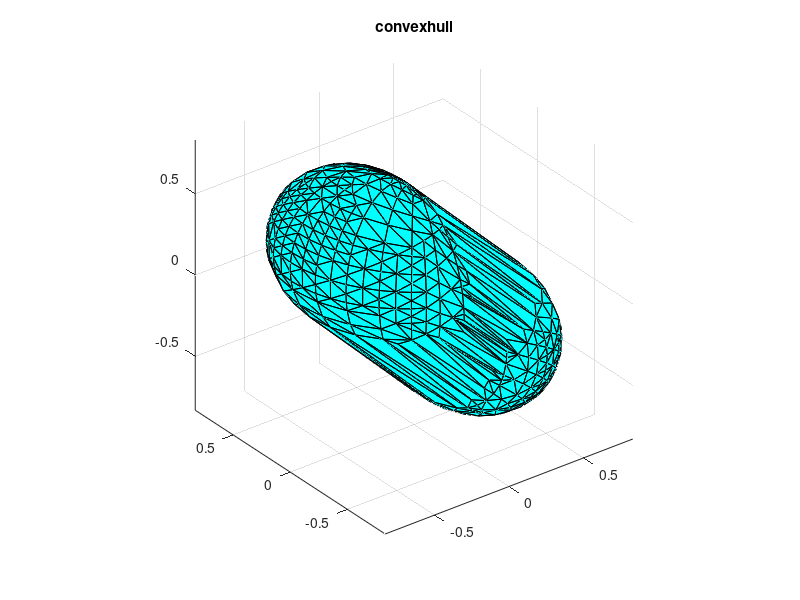

This figure's MATLAB source: (Note: this script raises an error after producing the figure.)
% @Author: Huang Roger
% @Date:   2022-06-15 15:26:47
% @Last Modified by:   WU Zihan
% @Last Modified time: 2022-06-15 19:04:14
clear
close all
addpath(genpath(pwd))

%%
% file = gunzip('datasets\Sample07_088_segCell.nii.gz');%change
% V = niftiread('datasets\data\Sample04_004_segCell.nii');
% index = unique(V);
% 
% %3 1608 2796 3931 5543 6591
% % for i=2:length(index)
%     V1=V;
% %     V1(find(V~=index(i)))=0;
%     V1(find(V~=3))=0;
%     [X,Y,Z]=voxel2XYZ(V1);
% %     V2 = imresize3(V1, 1.5);
% %     B=edge3(V1);
%     [hh,TT,X1,Y1,Z1,CC,AA] = voxelSurf(V1,false);
%     figure
%     pcshow([X(:),Y(:),Z(:)]);
%     k = boundary(X(:),Y(:),Z(:));
%     figure
%     trisurf(k,X(:),Y(:),Z(:),'Facecolor','red','FaceAlpha',0.1)
% %     figure
% %     g=volshow(V1);
% % end

%%
%导入三维点，开始计算凸包，计算距离
load('Jun15cell.mat')
X=points(:,1);
Y=points(:,2);
Z=points(:,3);
[k1,av1] = convhull(X,Y,Z);
figure
trisurf(k1,X,Y,Z,'FaceColor','cyan')
axis equal
title('convexhull')


% 求解Convex Hull平面的方程 Ax + By + Cz = 1
solve=[];
for i=1:size(k1,1)
    A=[X(k1(i,1)) Y(k1(i,1)) Z(k1(i,1))
    X(k1(i,2)) Y(k1(i,2)) Z(k1(i,2))
    X(k1(i,3)) Y(k1(i,3)) Z(k1(i,3))];
    B=[1;1;1];
    solve(i,1:3)=(A\B)';
end

% 寻找射影点
for i=1:length(X)
    for j=1:size(k1,1)
        temp(i,j)=abs(solve(j,1:3)*[X(i) Y(i) Z(i)]'-1)/norm(solve(j,1:3));
    end
    [dist(i),plane(i)]=min(temp(i,:));
    t(i)=(solve(plane(i),1:3)*[X(i) Y(i) Z(i)]'-1)/(norm(solve(plane(i),1:3))^2);
    proj(i,1:3)=[X(i) Y(i) Z(i)]-solve(plane(i),1:3)*t(i);
end

% convhullIdx=unique(k1);
% Cpoints=points(convhullIdx,:);

%k1叫不到原来points里的冗余点

%球 theta phi
center=sum(points)/size(points,1);
% for i=1:size(points,1)
%     r(i)=norm(points(i,:)-center);
%     theta(i)=real(asin(Z(i)/r(i)));
%     phi(i)=real(acos(X(i)/r(i)/cos(theta(i))));
% end


% 把投影点转化为球坐标
tep=proj-repmat(center,size(X,1),1);
[phi,theta,~] = cart2sph(tep(:,1),tep(:,2),tep(:,3));

figure
pcshow([theta,phi,dist'],"MarkerSize",40)
title('dist_theta_phi')
% figure
% surf(theta',phi',dist')

%三维点生成mesh
% tri=delaunay(theta,phi);
% figure
% trimesh(tri,theta,phi,dist);
% TO = triangulation(tri,theta,phi,dist');

%找谷
%周期性延拓
distM=[theta phi dist'];
% distMpro = repmat(distM,9,1);
distMpro=[];
for i=-1:1
    for j=-1:1
        tmp=distM;
        tmp=[tmp(:,1)+i*pi,tmp(:,2)+j*2*pi,tmp(:,3)];
        distMpro=[distMpro;tmp];
    end
end
% tri=delaunay(distMpro);
% trimesh(tri,distMpro);
% fx = gradient(dist)

% 延拓后的 mesh
tri=delaunay(distMpro(:,1),distMpro(:,2));
% trimesh(tri,distMpro(:,1),distMpro(:,2),distMpro(:,3));
[zx,zy] = trigradient(distMpro(:,1),distMpro(:,2),distMpro(:,3),tri); % 梯度
z = sqrt(zx.^2+zy.^2); % 标量梯度

figure;
pcshow(distMpro,z,"MarkerSize",100);
title('梯度温度')



z_center=z(size(X,1)*4+1:size(X,1)*5,:);% 原距离的标量梯度
% figure
% sorted=sort(z_center);
% plot(1:length(z_center),sorted);

% figure;
% pcshow(distM,z_center,"MarkerSize",100);
% title('distMpro')

figure;
scatter3(distM(:,1),distM(:,2),z_center);
title('scalar gradient')

% threshold = 0.05;
% I=find(z_center<threshold & z_center~=0);
% 
% figure;
% scatter3(distM(I,1),distM(I,2),distM(I,3));

threshold = 0.05;
I=find(z<threshold & z~=0); % index of 梯度小 -> 去掉未连接的点
J=find(distMpro(:,3)~=0); % index of 高度小 -> 凸包上的点
I=intersect(I,J);

% for i=1:length(I)
%     find(k1==I(i))
%     if I(i)
% end

figure;
scatter3(distMpro(I,1),distMpro(I,2),distMpro(I,3));
title('zero points height')
% find(tri=)
% hold on
% quiver3(distMpro(:,1),distMpro(:,2),distMpro(:,3),zx,zy,zeros(size(zx,1),1))
% hold off



% map=dist;
% colormap(map)
% figure
% plot3(X,Y,Z)

figure;
pcshow(points,dist,"MarkerSize",40);
title('xyz_dist')

% plot(1:length(dist),dist)






